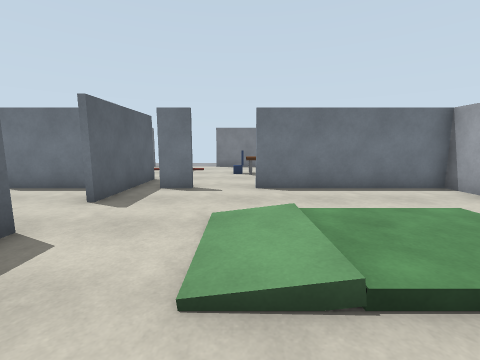
view 1 (above)

17 first-person views from a walk through a robot-simulator world made for Gazebo. The camera is 1.3 m above the floor, tilts 8° down and sees 90° across. The floor is counted in squares, 1 m on a side. Each view is taken from the middle of a square. On the plan, view 1 faces up. The plan holds only what a view shows up to about 12 squares ahead; the rest is blank.

view 2
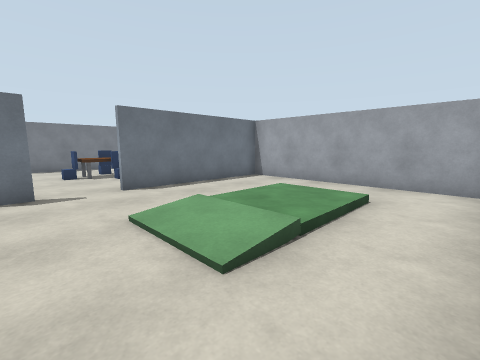

view 3
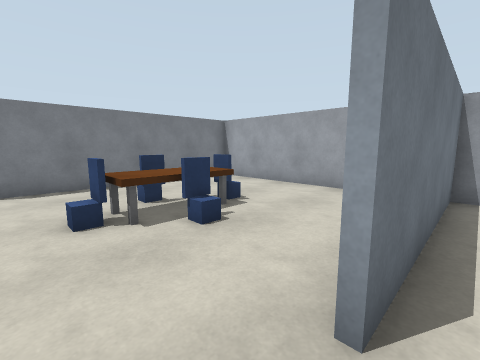

view 4
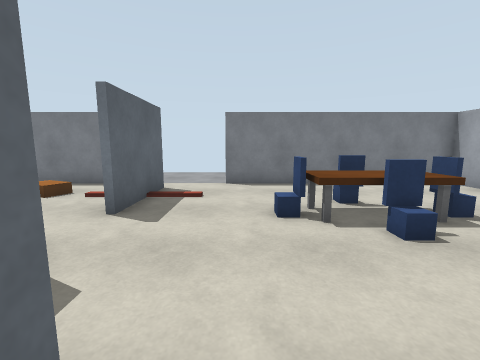

view 5
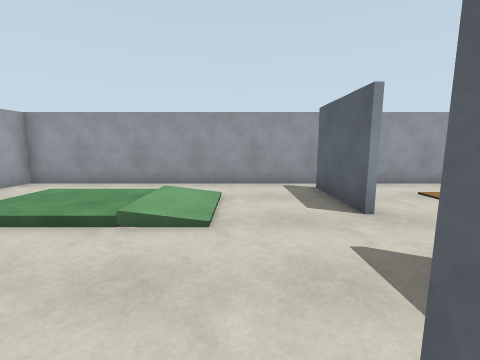

view 6
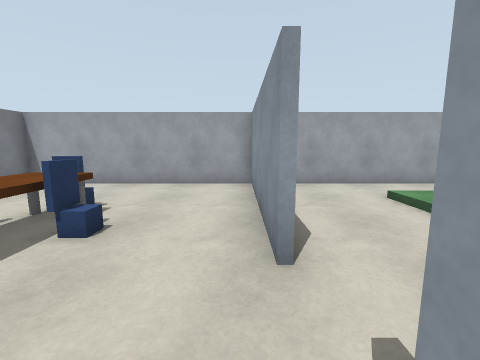

view 7
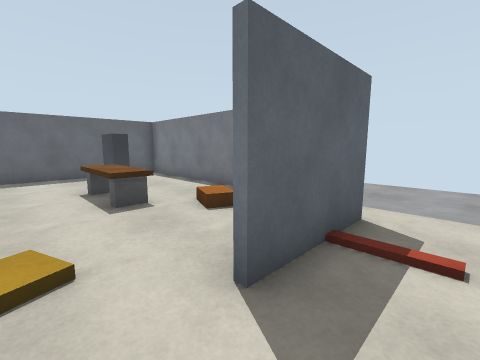

view 8
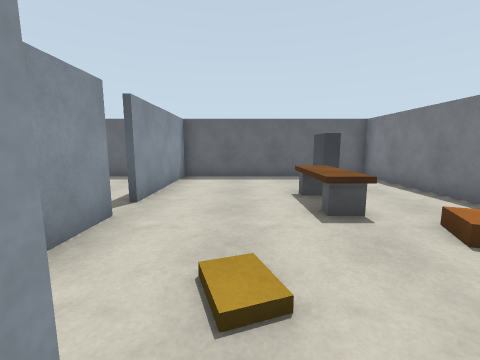

view 9
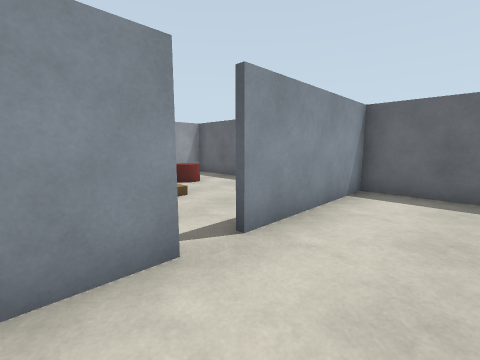

view 10
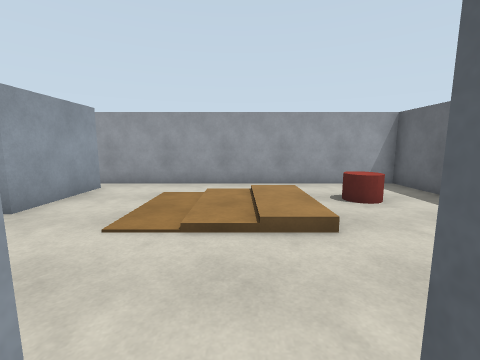

view 11
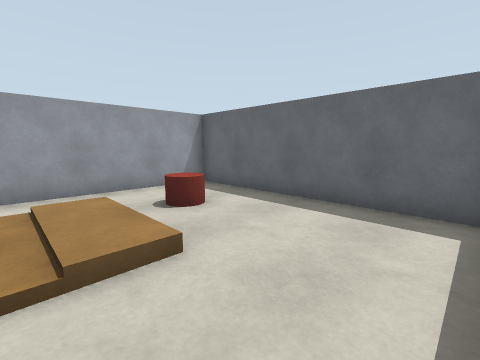

view 12
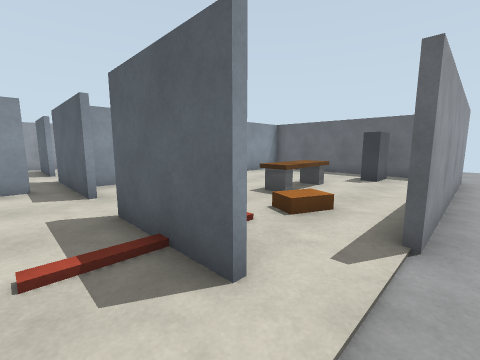

view 13
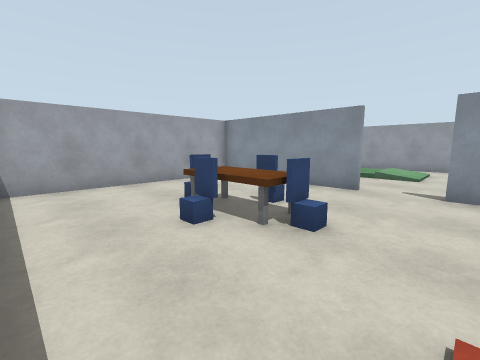

view 14
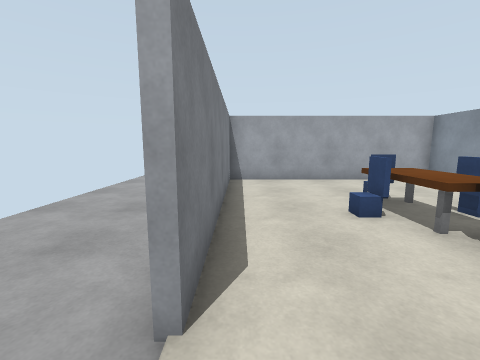

view 15
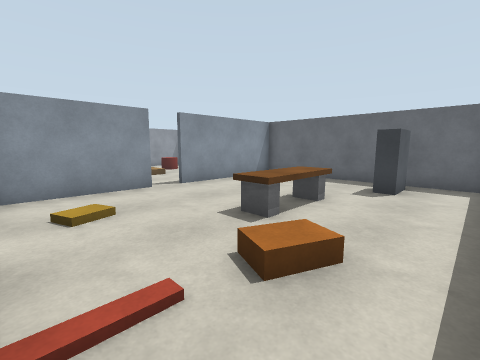

view 16
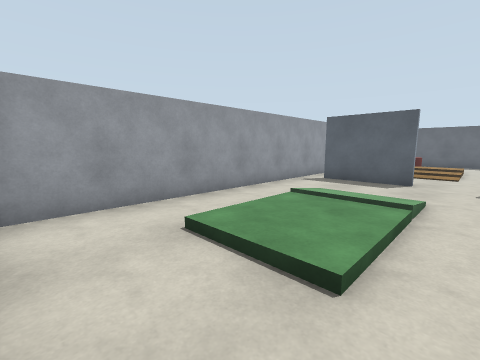

view 17
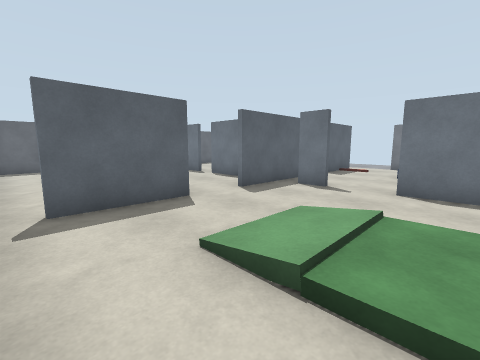

### Floor plan
Key: @ floor where view 1 was taken; # wall or solid block; . main floor; : floor 0.25 m higher than the main floor; / step, stairs or slope; C chair; R ramp; B brown box; A cabinet; E desk; Y red cylinder.
Columns run from 15 left of view 1 to 7 right of it. Each row starts with its distance up from view 1.
 19            ... ......
 18            ..........
 17            ........
 16 .................
 15   ########....#########
 14   #.....BB..#.........#
 13   #A.....B..#....C....#
 12   #...EEE...#..CCCC...#
 11   #............CCCC...#
 10   #.......B......C....#
  9   #.........#.........#
  8   #.........#.........#
  7   #####.######..#######
  6   #.........#.........#
  5   #...................#
  4   #...B  ....../R///..#
  3   #...   ...#..:   /..#
  2   #.Y.B  ...#../R///..#
  1   #.........#.........#
  0   #............@.....##
 -1   ####################

Where each view was taken, in squares from view 1:
view 1: 0 up, 0 right, facing up
view 2: 0 up, 2 left, facing up-right
view 3: 7 up, 1 left, facing up-right
view 4: 7 up, 1 left, facing up
view 5: 8 up, 1 left, facing down
view 6: 8 up, 2 left, facing right
view 7: 10 up, 2 left, facing up-left
view 8: 10 up, 3 left, facing left
view 9: 10 up, 6 left, facing down-left
view 10: 8 up, 8 left, facing down
view 11: 7 up, 8 left, facing down-left
view 12: 16 up, 2 left, facing down-left
view 13: 15 up, 2 left, facing down-right
view 14: 15 up, 3 left, facing right
view 15: 15 up, 4 left, facing down-left
view 16: 5 up, 6 right, facing down-left
view 17: 0 up, 2 right, facing up-left
